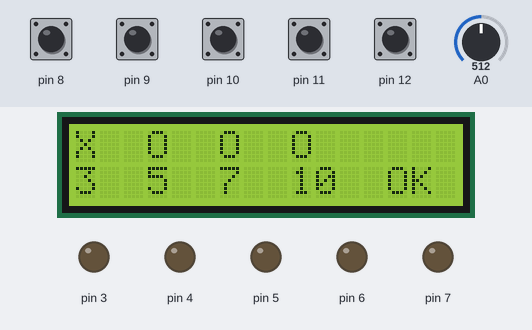
Recording of a sketch running on a simulated Arduino Uno, built with avr-gcc and run on an emulated ATmega328P. Shown: 16×2 character LCD, output pins drawn as LEDs (lit = HIGH). The test bench sets the inputs (shaded band); at power-on: pin 8–12 HIGH, A0 = 512. Random numbers use the default seed unless the sketch sets one; what the sketch prints to the serial monitor is not drawn.

Above: at 6.4 s.
6.5 s: pin 8 pulled LOW for 0.2 s
At 7.4 s:
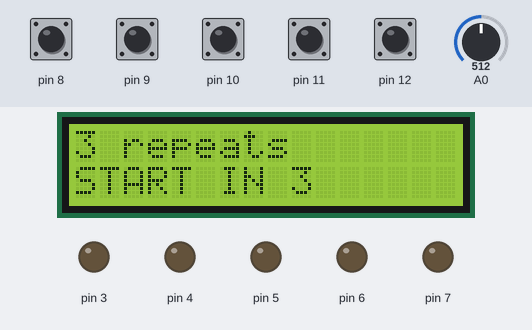
9.7 s: pin 12 pulled LOW for 1 s
At 11.0 s:
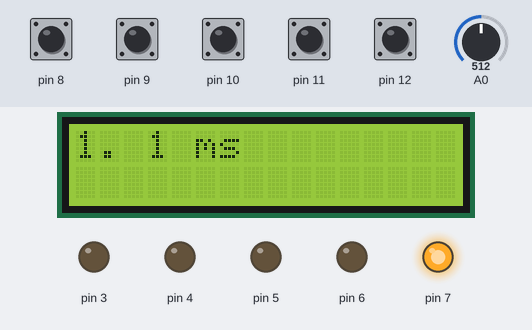
13.7 s: pin 12 pulled LOW for 0.2 s
At 15.5 s:
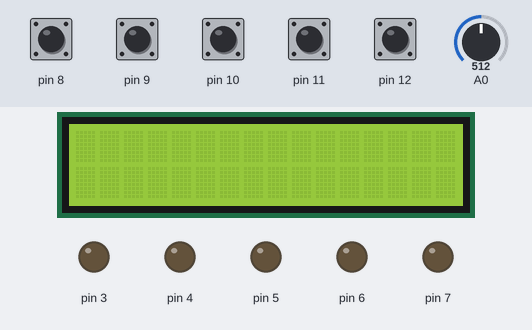
16.2 s: pin 12 pulled LOW for 0.2 s
At 18.9 s:
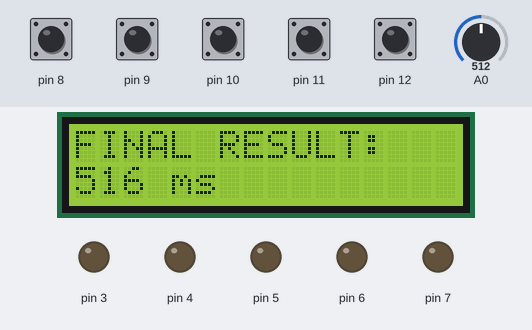
19.4 s: pin 9 pulled LOW for 1 s
At 20.5 s:
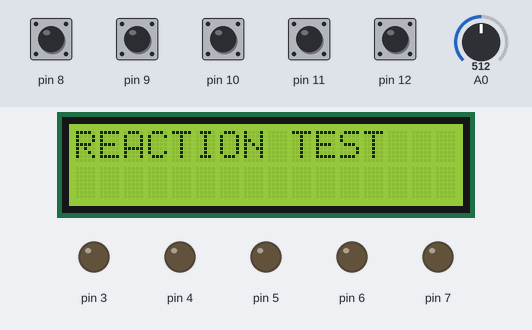
21.9 s: pin 9 driven LOW
At 26.3 s:
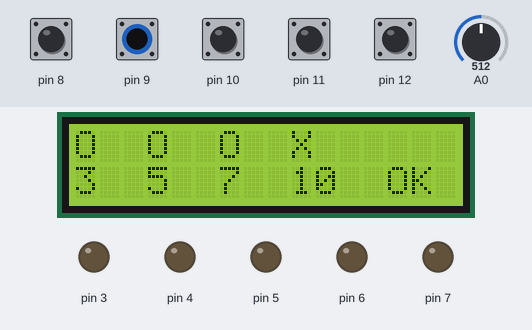
Timing chart, 0 to 27.8 s (numbered marks = the images above; inputs shaded):
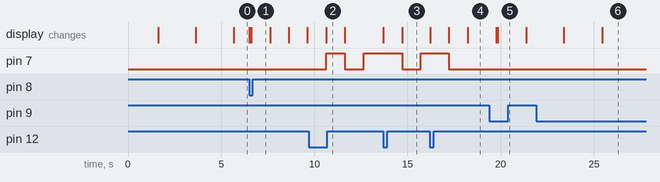

Measured:
- after the input at 6.5 s, the display: first changes at once (image 1 shows a later state)
- after the input at 9.7 s, the display: changes after 0.94 s (image 2)
- after the input at 13.7 s, pin 7: HIGH → LOW after 1.0 s, → HIGH 1.0 s later; the display: first changes at once (image 3 shows a later state)
- after the input at 16.2 s, pin 7: HIGH → LOW after 1.0 s; the display: first changes at once (image 4 shows a later state)

The sketch:

reaction.ino
```cpp
#include <Wire.h>
#include <LiquidCrystal_I2C.h>

LiquidCrystal_I2C lcd(0x27, 16, 2);

void setup()
{
  Serial.begin(9600);
  Serial.flush();
  Serial.println(0);
  pinMode(3, OUTPUT);
  pinMode(4, OUTPUT);
  pinMode(5, OUTPUT);
  pinMode(6, OUTPUT);
  pinMode(7, OUTPUT);
  pinMode(8, INPUT_PULLUP);
  pinMode(9, INPUT_PULLUP);
  pinMode(10, INPUT_PULLUP);
  pinMode(11, INPUT_PULLUP);
  pinMode(12, INPUT_PULLUP);
  randomSeed(analogRead(0));
  unsigned int quant = 3;
  unsigned int result = 0;

  lcd.init();
  lcd.backlight();
  lcd.clear();

  lcd.setCursor(0,0);
  lcd.print("REACTION TEST");
  delay(1500);
  lcd.clear();
  lcd.print("Quickly press");
  lcd.setCursor(0,1);
  lcd.print("opposite buttons");
  delay(2000);
  lcd.clear();
  lcd.print("Choose number");
  lcd.setCursor(0,1);
  lcd.print("of repeats");
  delay(2000);
  lcd.clear();
  lcd.print("X  O  O  O");
  lcd.setCursor(0,1);
  lcd.print("3  5  7  10  OK");
  do                                      // choosing an amount of tests (3, 5, 7 or 10)
  {
    if (!digitalRead(9)) {
      quant = 10;
      lcd.clear();
      lcd.print("O  O  O  X");
      lcd.setCursor(0,1);
      lcd.print("3  5  7  10  OK");
      }
    if (!digitalRead(10)) {
      quant = 7;
      lcd.clear();
      lcd.print("O  O  X  O");
      lcd.setCursor(0,1);
      lcd.print("3  5  7  10  OK");
      }
    if (!digitalRead(11)) {
      quant = 5;
      lcd.clear();
      lcd.print("O  X  O  O");
      lcd.setCursor(0,1);
      lcd.print("3  5  7  10  OK");
      }
    if (!digitalRead(12)) {
      quant = 3;
      lcd.clear();
      lcd.print("X  O  O  O");
      lcd.setCursor(0,1);
      lcd.print("3  5  7  10  OK");
      }
    delay(1);
  } while (digitalRead(8));
  lcd.clear();
  lcd.print(quant);
  lcd.print(" repeats");
  delay(100);
  lcd.setCursor(0,1);
  lcd.print("START IN");
  lcd.print(" 3");
  delay(1000);
  lcd.print(" 2");
  delay(1000);
  lcd.print(" 1");
  delay(1000);
  lcd.clear();

  for (int i = 1; i <= quant; i++) {                // testing the time of reaction i times
    delay(1000);
    int num = random(3, 8);                         // random selection of diode that will light up
    digitalWrite(num, 1);
    unsigned int start0 = millis();
    do                                              // waiting for user presses the button
    {
      delay(1);
    } while ( digitalRead(num + 5) );           // each button must be joined to pin with number, equals pin number of corresponding diode + 5
    unsigned int result0 = millis() - start0;   // time when buttton was pressed minus time when countdown was started
    result = result + result0;
    lcd.print(i);
    lcd.print(". ");
    lcd.print(result0);
    lcd.print(" ms");
    Serial.println(result0);
    delay(1000);
    digitalWrite(num, 0);
    lcd.clear();
  }

  delay(1000);
  lcd.print("FINAL RESULT:");
  lcd.setCursor(0,1);
  lcd.print(result/quant);  // final result is average of all results, "result" is summary of all results
  lcd.print(" ms");
  delay(1500);
  lcd.clear();
  lcd.print(result/quant);
  lcd.print(" ms / RESET");
  lcd.setCursor(0,1);
  lcd.print("WITH ANY BUTTON");

  Serial.println(0);
}

void loop()
{
  void(* resetFunc) (void) = 0;

  if (!digitalRead(8) || !digitalRead(9) || !digitalRead(10) || !digitalRead(11) || !digitalRead(12)) {  // restart condition
  resetFunc();
  }
  delay(50);
}
```
